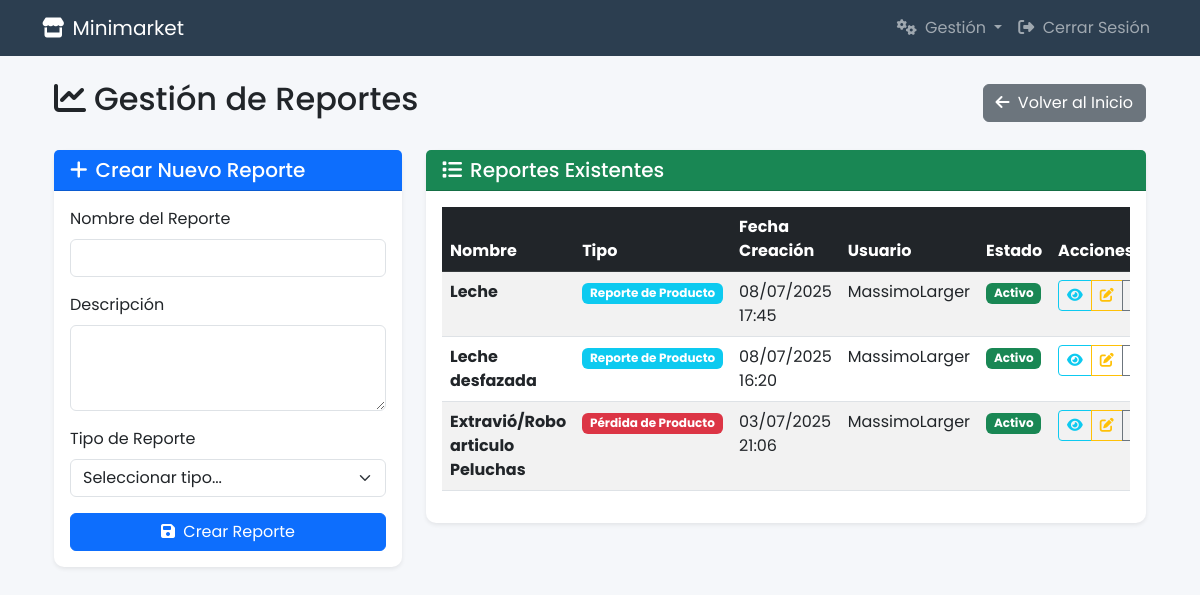
The app's page /gestionar-reportes/ (signed in) with its own data.
### Tienda/models.py (models this page shows, shortened)
class Reporte(models.Model):
    TIPO_CHOICES = [
        ('producto', 'Reporte de Producto'),
        ('perdida', 'Pérdida de Producto'),
        ('inventario', 'Reporte de Inventario'),
        ('ventas', 'Reporte de Ventas'),
    ]
    nombre_reporte = models.CharField(max_length=200, unique=True)
    descripcion = models.TextField()
    tipo = models.CharField(max_length=20, choices=TIPO_CHOICES)
    fecha_creacion = models.DateTimeField(auto_now_add=True)
    usuario_creador = models.ForeignKey(User, on_delete=models.PROTECT, related_name='reportes_creados')
    productos_afectados = models.ManyToManyField(Producto, through='ReporteProducto', blank=True)
    activo = models.BooleanField(default=True)
    class Meta:
        ordering = ['-fecha_creacion']
        verbose_name = 'Reporte'
        verbose_name_plural = 'Reportes'

### Tienda/views/report_views.py (the view, shortened to what this page needs)
# urls.py: path('gestionar-reportes/', report_views.gestionar_reportes, name='gestionar_reportes'),
@login_required
@user_passes_test(lambda u: u.is_superuser, login_url='home')
def gestionar_reportes(request):
    if not request.session.get('reports_access_granted', False):
        messages.warning(request, 'Debes verificar tu contraseña para acceder a la gestión de reportes.')
        return redirect('home')
    reportes = Reporte.objects.all().order_by('-fecha_creacion')
    productos = Producto.objects.all().order_by('nombre')
    if request.method == 'GET':
        action = request.GET.get('action')
    context = {
        'reportes': reportes,
        'productos': productos,
    }
    return render(request, 'Tienda/gestionar_reportes.html', context)

### Tienda/templates/Tienda/gestionar_reportes.html (shortened to what this page needs)
{% extends 'Tienda/base_layout.html' %}
{% load static %}
{% block content %}
<div class="container-fluid mt-4">
    <div class="d-flex justify-content-between align-items-center mb-4">
        <h2><i class="fas fa-chart-line me-2"></i>Gestión de Reportes</h2>
        <a href="{% url 'home' %}" class="btn btn-secondary">
            <i class="fas fa-arrow-left me-1"></i> Volver al Inicio
        </a>
    </div>
    <div class="row">
        <div class="col-md-4">
            <div class="card border-0 shadow-sm">
                <div class="card-header bg-primary text-white">
                    <h5 class="mb-0"><i class="fas fa-plus me-2"></i>Crear Nuevo Reporte</h5>
                </div>
                <div class="card-body">
                    <form id="formCrearReporte">
                        <div class="mb-3">
                            <label for="nombreReporte" class="form-label">Nombre del Reporte</label>
                            <input type="text" class="form-control" id="nombreReporte" name="nombreReporte" required>
                        </div>
                        <div class="mb-3">
                            <label for="descripcionReporte" class="form-label">Descripción</label>
                            <textarea class="form-control" id="descripcionReporte" name="descripcionReporte" rows="3"></textarea>
                        </div>
                        <div class="mb-3">
                            <label for="tipoReporte" class="form-label">Tipo de Reporte</label>
                            <select class="form-select" id="tipoReporte" name="tipoReporte" onchange="mostrarCamposProducto()" required>
                                <option value="">Seleccionar tipo...</option>
                            </select>
                        </div>
                        <button type="submit" class="btn btn-primary w-100">
                            <i class="fas fa-save me-1"></i> Crear Reporte
                        </button>
                    </form>
                </div>
            </div>
        </div>
        <div class="col-md-8">
            <div class="card border-0 shadow-sm">
                <div class="card-header bg-success text-white">
                    <h5 class="mb-0"><i class="fas fa-list me-2"></i>Reportes Existentes</h5>
                </div>
                <div class="card-body">
                    <div class="table-responsive">
                        <table class="table table-striped table-hover">
                            <thead class="table-dark">
                                <tr>
                                    <th>Nombre</th>
                                    <th>Tipo</th>
                                    <th>Fecha Creación</th>
                                    <th>Usuario</th>
                                    <th>Estado</th>
                                    <th>Acciones</th>
                                </tr>
                            </thead>
                            <tbody id="tablaReportes">
                                {% for reporte in reportes %}
                                <tr data-reporte-id="{{ reporte.id }}">
                                    <td><strong>{{ reporte.nombre_reporte }}</strong></td>
                                    <td>
                                        <span class="badge
                                            {% if reporte.tipo == 'producto' %}bg-info
                                            {% elif reporte.tipo == 'perdida' %}bg-danger
                                            {% elif reporte.tipo == 'inventario' %}bg-warning
                                            {% else %}bg-secondary{% endif %}">
                                            {{ reporte.get_tipo_display }}
                                        </span>
                                    </td>
                                    <td>{{ reporte.fecha_creacion|date:"d/m/Y H:i" }}</td>
                                    <td>{{ reporte.usuario_creador.username }}</td>
                                    <td>
                                        <span class="badge {% if reporte.activo %}bg-success{% else %}bg-secondary{% endif %}">
                                            {% if reporte.activo %}Activo{% else %}Inactivo{% endif %}
                                        </span>
                                    </td>
                                    <td>
                                        <div class="btn-group btn-group-sm" role="group">
                                            <button type="button" class="btn btn-outline-info" onclick="verDetalleReporte({{ reporte.id }})" title="Ver Detalle">
                                                <i class="fas fa-eye"></i>
                                            </button>
                                            <button type="button" class="btn btn-outline-warning" onclick="editarReporte({{ reporte.id }})" title="Editar">
                                                <i class="fas fa-edit"></i>
                                            </button>
                                            <button type="button" class="btn btn-outline-{% if reporte.activo %}secondary{% else %}success{% endif %}"
                                                    onclick="toggleEstadoReporte({{ reporte.id }}, {{ reporte.activo|yesno:'true,false' }})"
                                                    title="{% if reporte.activo %}Desactivar{% else %}Activar{% endif %}">
                                            </button>
                                        </div>
                                    </td>
                                </tr>
                                {% endfor %}
                            </tbody>
                        </table>
                    </div>
                </div>
            </div>
        </div>
    </div>
</div>
{% endblock %}

### Tienda/templates/Tienda/base_layout.html (style rules this page uses)
:root { --primary-color: #2c3e50; --secondary-color: #3498db; --accent-color: #e74c3c; }
body { font-family: 'Poppins', sans-serif; background-color: #f5f7fa; }
.card { border-radius: 10px; box-shadow: 0 5px 15px rgba(0, 0, 0, 0.05); }
.card-header { background-color: var(--primary-color); border-radius: 10px 10px 0 0; }

### records on screen
Reporte: nombre_reporte "Leche", tipo "Reporte de Producto", fecha_creacion "08/07/2025 17:45", usuario_creador.username "MassimoLarger", activo "Activo"
Reporte: nombre_reporte "Leche desfazada", tipo "Reporte de Producto", fecha_creacion "08/07/2025 16:20", usuario_creador.username "MassimoLarger", activo "Activo"
Reporte: nombre_reporte "Extravió/Robo articulo Peluchas", tipo "Pérdida de Producto", fecha_creacion "03/07/2025 21:06", usuario_creador.username "MassimoLarger", activo "Activo"
